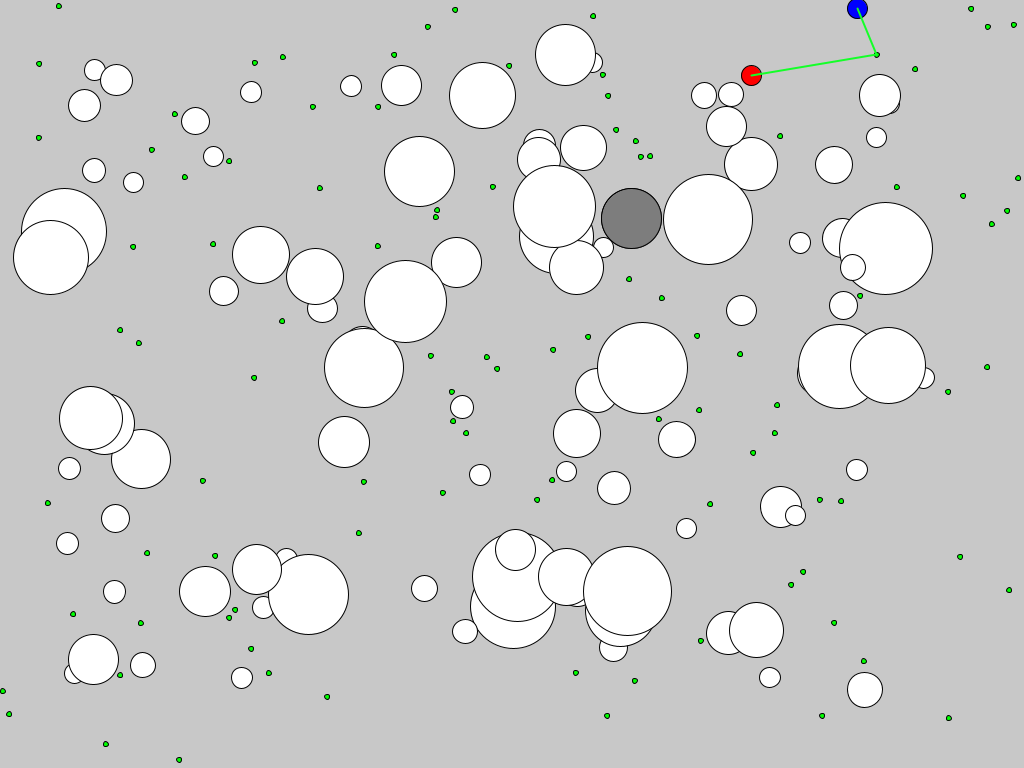
Frame 1 (no input)
Frame 60 (the mouse pressed at the canvas centre just before this capture): identical to frame 1, image omitted
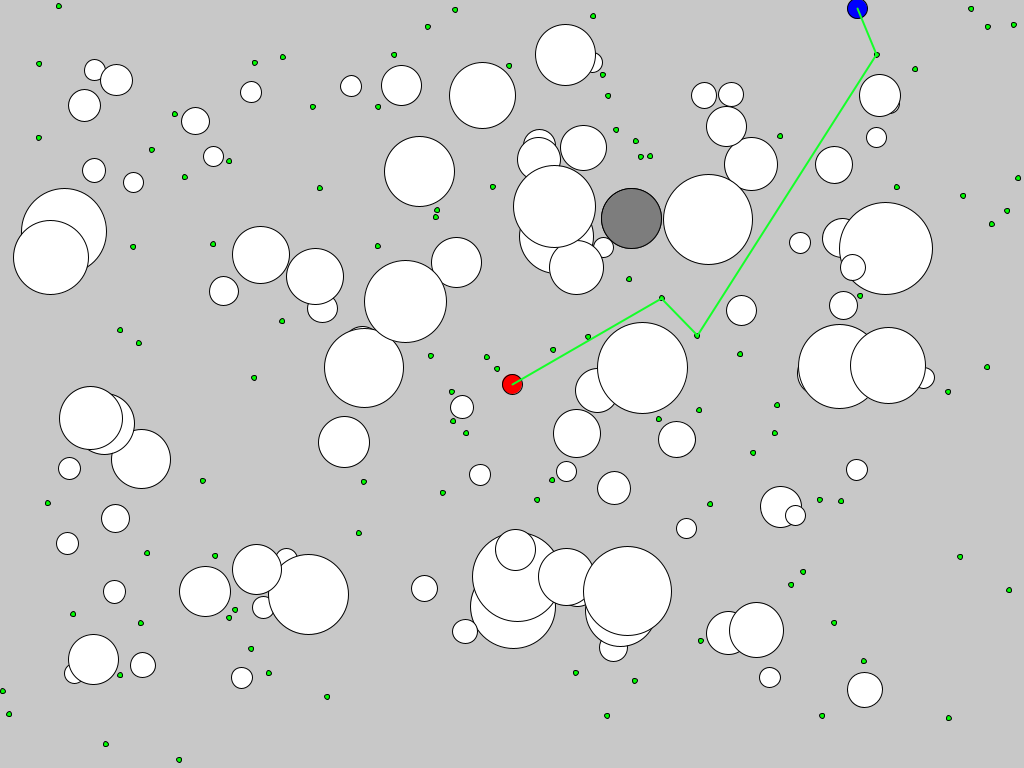
Frame 120 (the mouse held since frame 60 and released just before this capture)

The Processing sketch that drew these frames (run headless with seeded random() and noise(); from frame 60 on, the mouse is pressed at the canvas centre):

// Processing sketch: PathfindingProject
// ── PathfindingProject.pde
// CSCI 5611 project 3
// Sid Lin - linx1052
// Noah Park - park1623

/* USAGE:
-On start-up your PRM will be tested on a random scene and the results printed
-Left clicking will set a red goal, right clicking the blue start
-The arrow keys will move the circular obstacle with the heavy outline
-Pressing 'r' will randomize the obstacles and re-run the tests 
*/

/*
TODO LIST:
Simple agent navigation: 50 - ALMOST DONE except the speed
3d rendinering: 10 - possibly use peasycam/vec3
Improved agent rendering: 10 - i dunno use some textures or whatever
Orientation smoothing: 10 - DONE
Planning rotation: 10 - idk
User scenario editing: 10: - add more circles
Realtime user interaction: 10 - idk
Multiple agents: 10 - idk
Crowd: 20 - idk
Website: 10
*/

import java.util.*;

// OBSTACLE VARIABLES
int numObstacles = 100;
int numNodes  = 100;
static int maxNumObstacles = 1000;
Vec2 circlePos[] = new Vec2[maxNumObstacles]; //Circle positions
float circleRad[] = new float[maxNumObstacles];  //Circle radii

// START/END/PATHING VARIABLES
Vec2 startPos = new Vec2(100,500);
Vec2 goalPos = new Vec2(500,200);
Vec2 currPos = new Vec2(0, 0);
ArrayList<Integer> curPath; // Holds the shortest path
LinkedList<Vec2> pathOfVectors; // "Queue" of node positions for the path

// NODE VARIABLES
static int maxNumNodes = 1000;
Vec2[] nodePos = new Vec2[maxNumNodes];

// BOOLEAN FLAGS
boolean pathFound = true;
boolean traveling = false;
boolean reachedGoal;

// VARIOUS VARIABLES
int numCollisions;
float pathLength;
int strokeWidth = 2;


/**
* Setup the screen size.
*/
void setup(){
  size(1024,768);
  testPRM();
}

/**
* Draw func to actaully put objects on screen.
*/
void draw(){
  strokeWeight(1);
  background(200); //Grey background
  stroke(0,0,0);
  fill(255,255,255);
  
  //Draw the circle obstacles
  for (int i = 0; i < numObstacles; i++){
    Vec2 c = circlePos[i];
    float r = circleRad[i];
    circle(c.x,c.y,r*2);
  }
  
  // Draw user controllable circle
  fill(125);
  circle(circlePos[0].x,circlePos[0].y,circleRad[0]*2);
  
  // Draw PRM Nodes
  fill(0, 255, 0);
  for (int i = 0; i < numNodes; i++){
    circle(nodePos[i].x,nodePos[i].y,5);
  }
  
  /* Connect all nodes in the roadmap - cleaning this up for now
  stroke(100,100,100);
  strokeWeight(1);
  for (int i = 0; i < numNodes; i++){
    for (int j : neighbors[i]) line(nodePos[i].x,nodePos[i].y,nodePos[j].x,nodePos[j].y);
  } */
  
  // Draw Start and Goal nodes
  fill(0, 0, 255);
  circle(startPos.x,startPos.y,20);
  fill(255, 0, 0);
  circle(goalPos.x,goalPos.y,20);
  
  // Invalid path
  if(curPath.size() > 0 && curPath.get(0) == -1){
    pathFound = false;
    return; //No path found
  }
  
  // Draw the actual planned path
  stroke(20,255,40);
  strokeWeight(2);
  if (curPath.size() == 0){
    line(startPos.x,startPos.y,goalPos.x,goalPos.y);
    return;
  }
  line(startPos.x,startPos.y,nodePos[curPath.get(0)].x,nodePos[curPath.get(0)].y);
  for (int i = 0; i < curPath.size()-1; i++){
    int curNode = curPath.get(i);
    int nextNode = curPath.get(i+1);
    line(nodePos[curNode].x,nodePos[curNode].y,nodePos[nextNode].x,nodePos[nextNode].y);
  }
  line(goalPos.x,goalPos.y,nodePos[curPath.get(curPath.size()-1)].x,nodePos[curPath.get(curPath.size()-1)].y);
  
  // Reset the stroke
  stroke(0,0,0);

  // DRAW NODE GOING TO GOAL HERE
  if(traveling){
    // If we are at the end of the path
    if(pathOfVectors.isEmpty()){
      traveling = false;
      return;
    }
    currPos = travel(currPos, pathOfVectors.peek(), nodePos, curPath);
    if(currPos.equals(pathOfVectors.peek())) currPos = pathOfVectors.poll();
  }
}

boolean shiftDown = false;
void keyPressed(){
  if (key == 'r'){
    testPRM();
    return;
  }
  
  if (keyCode == SHIFT){
    shiftDown = true;
  }
  
  if(key == TAB){ // Enable the traveling
    if(!pathFound) return;
    System.out.println("Starting path!"); 
    // Set current position to equal start position
    currPos = new Vec2(startPos.x, startPos.y);
    traveling = true;
    // Duplicate the list to use with pathfinding
    pathOfVectors = new LinkedList<Vec2>();
    pathOfVectors.add(startPos);
    for(int i : curPath) pathOfVectors.add(nodePos[i]);
    pathOfVectors.add(goalPos);
    System.out.println(pathOfVectors.toString()); // Should be of size path.length + 2
    return;
  }
  
  // Moves the circle on the screen
  float speed = 10;
  if (shiftDown) speed = 30;
  if (keyCode == RIGHT){
    circlePos[0].x += speed;
  }
  if (keyCode == LEFT){
    circlePos[0].x -= speed;
  }
  if (keyCode == UP){
    circlePos[0].y -= speed;
  }
  if (keyCode == DOWN){
    circlePos[0].y += speed;
  }
  connectNeighbors(circlePos, circleRad, numObstacles, nodePos, numNodes);
  curPath = planPath(startPos, goalPos, circlePos, circleRad, numObstacles, nodePos, numNodes);
  if(curPath.size() > 0 && curPath.get(0) == -1){
    pathFound = false;
    return; //No path found
  }
  else pathFound = true;
}

// Turns off the "extra speed"
void keyReleased(){
  if (keyCode == SHIFT){
    shiftDown = false;
  }
}

void mousePressed(){
  traveling = false;
  currPos = null;
  if (mouseButton == RIGHT){
    startPos = new Vec2(mouseX, mouseY);
  }
  else{
    goalPos = new Vec2(mouseX, mouseY);
  }
  curPath = planPath(startPos, goalPos, circlePos, circleRad, numObstacles, nodePos, numNodes);
  if(curPath.size() > 0 && curPath.get(0) == -1){
    pathFound = false;
    return; //No path found
  }
  else pathFound = true;
}

// ── AStar.pde
/**
* A-star algorithm 
*/
import java.util.*;

// Distance/heuristic/total values
float[] f;
float[] g;
float[] h;

/**
* The A* informed search algorithm
* @param nodePos the position of nodes array
* @param numNodes total number of nodes
* @param centers the array of obstacle centers
* @param radii the array of obstacle radii
* @param startID id/index of start node
* @param goalID id/index of end node
* @param startPos the starting (blue circle) position
* @param goalPos the ending (red circle) position
*/
ArrayList<Integer> aStar(Vec2[] nodePos, int numNodes, Vec2[] centers, float[] radii, int startID, int goalID, Vec2 startPos, Vec2 goalPos){
  ArrayList<Integer> res = new ArrayList<Integer>();
  Vec2 goal = nodePos[goalID];
  int[] parent = new int[numNodes];
  boolean[] visited = new boolean[numNodes];
    
  // No path b/c of an intersection of start or end node
  boolean startIsBad = pointInCircleList(centers, radii, numObstacles, startPos); 
  boolean endIsBad = pointInCircleList(centers, radii, numObstacles, goalPos); 
  if(startIsBad || endIsBad){
    System.out.println("Start or end node position was invalid.");
    res.add(-1);
    return res;
  }
    
  // Arrays for the values
  g = new float[maxNumNodes];
  h = new float[maxNumNodes];
  f = new float[maxNumNodes];
  
  Arrays.fill(parent, -1);
  Arrays.fill(g, Integer.MAX_VALUE);
  Arrays.fill(f, Integer.MAX_VALUE);
  
  // Fill up our arrays
  for(int i = 0; i < numNodes; i++){
    h[i] = nodePos[i].distanceTo(goal);
  } 
  
  // Create the "fringe"
  PriorityQueue<Integer> pq = new PriorityQueue<Integer>(new Comparator<Integer>(){
    public int compare(Integer a, Integer b){
      return (int)(f[a] - f[b]); 
    }
  });
  
  // Initial starting point
  visited[startID] = true;
  g[startID] = 0;
  f[startID] = g[startID] + h[startID]; // Pretty much adding 0 here
  pq.offer(startID);
    
  // Keep searching until there are no options left
  while(!pq.isEmpty()){
    int node = pq.poll();
    if(node == goalID) break;
    
    // Go through each adjacent node
    for(int adj : neighbors[node]){
      Vec2 dir = nodePos[adj].minus(nodePos[node]).normalized();
      float d = nodePos[node].distanceTo(nodePos[adj]);
      float tempG = g[node] + d;
      
      // Check the collisions
      hitInfo circleListCheck = rayCircleListIntersect(centers, radii, numObstacles, nodePos[node], dir, d);
      // Update lowest g-score
      if(tempG < g[adj] && !circleListCheck.hit){
        visited[adj] = true; // Add to closed list
        parent[adj] = node; 
        g[adj] = tempG;
        f[adj] = g[adj] + h[adj];
        // Add to PQ if not already there
        if(!pq.contains(adj)) pq.offer(adj);
      }
    }
  }
  
  // No path - taken from starter code
  if(pq.isEmpty()){
    System.out.println("No path was found from A-star.");
    res.add(0,-1);
    return res;
  }
  
  // Construct path here in revesre
  int prev = parent[goalID];
  while(prev >= 0){
    res.add(0, prev);
    prev = parent[prev];
  }
  return res;
}


/**
* Makes a purple triangle travel from start to goal pos
* Also adjusts the orientation of the triangle
*/
float dt = 0.1;
Vec2 travel(Vec2 startPos, Vec2 goalPos, Vec2[] nodePos, ArrayList<Integer> path){
  fill(255,0,255);
  Vec2 curr = startPos;
  Vec2 dir = goalPos.minus(curr);
  curr = curr.plus(dir.times(dt));
  float theta = (float) Math.atan2(dir.y, dir.x);
  pushMatrix();
  translate(curr.x, curr.y);
  // Rotate the triangle in a certain way
  rotate(theta + radians(270));
  triangle(-5, 0, 0, 20, 5, 0);
  popMatrix();  
  return curr;
}

// ── CollisionLibrary.pde

/////////
// Point Intersection Tests
/////////

//Returns true if the point is inside a box
boolean pointInBox(Vec2 boxTopLeft, float boxW, float boxH, Vec2 pointPos){
  Vec2 diff = pointPos.minus(boxTopLeft);
  if (diff.x > 0 && diff.x < boxW && diff.y > 0 && diff.y < boxH) return true;
  return false;
}

//Returns true if the point is inside a circle
boolean pointInCircle(Vec2 center, float r, Vec2 pointPos){
  float dist = pointPos.distanceTo(center);
  if (dist < r+2){ //small safty factor
    return true;
  }
  return false;
}

//Returns true if the point is inside a list of circle
boolean pointInCircleList(Vec2[] centers, float[] radii, int numObstacles, Vec2 pointPos){
  for (int i = 0; i < numObstacles; i++){
    Vec2 center =  centers[i];
    float r = radii[i];
    if (pointInCircle(center,r,pointPos)){
      return true;
    }
  }
  return false;
}


/////////
// Ray Intersection Tests
/////////

class hitInfo{
  public boolean hit = false;
  public float t = 9999999;
}

hitInfo rayBoxIntersect(Vec2 boxTopLeft, float boxW, float boxH, Vec2 ray_start, Vec2 ray_dir, float max_t){
  hitInfo hit = new hitInfo();
  hit.hit = true;
  
  float t_left_x, t_right_x, t_top_y, t_bot_y;
  t_left_x = (boxTopLeft.x - ray_start.x)/ray_dir.x;
  t_right_x = (boxTopLeft.x + boxW - ray_start.x)/ray_dir.x;
  t_top_y = (boxTopLeft.y - ray_start.y)/ray_dir.y;
  t_bot_y = (boxTopLeft.y + boxH - ray_start.y)/ray_dir.y;
  
  float t_max_x = max(t_left_x,t_right_x);
  float t_max_y = max(t_top_y,t_bot_y);
  float t_max = min(t_max_x,t_max_y); //When the ray exists the box
  
  float t_min_x = min(t_left_x,t_right_x);
  float t_min_y = min(t_top_y,t_bot_y);
  float t_min = max(t_min_x,t_min_y); //When the ray enters the box
  
  
  //The the box is behind the ray (negative t)
  if (t_max < 0){
    hit.hit = false;
    hit.t = t_max;
    return hit;
  }
  
  //The ray never hits the box
  if (t_min > t_max){
    hit.hit = false;
  }
  
  //The ray hits, but further out than max_t
  if (t_min > max_t){
    hit.hit = false;  }
  
  hit.t = t_min;
  return hit;
}

hitInfo rayCircleIntersect(Vec2 center, float r, Vec2 l_start, Vec2 l_dir, float max_t){
  hitInfo hit = new hitInfo();
  
  //Step 2: Compute W - a displacement vector pointing from the start of the line segment to the center of the circle
    Vec2 toCircle = center.minus(l_start);
    
    //Step 3: Solve quadratic equation for intersection point (in terms of l_dir and toCircle)
    float a = 1;  //Length of l_dir (we normalized it)
    float b = -2*dot(l_dir,toCircle); //-2*dot(l_dir,toCircle)
    float c = toCircle.lengthSqr() - (r*r); //different of squared distances
    
    float d = b*b - 4*a*c; //discriminant 
    
    if (d >=0 ){ 
      //If d is positive we know the line is colliding, but we need to check if the collision line within the line segment
      //  ... this means t will be between 0 and the length of the line segment
      float t1 = (-b - sqrt(d))/(2*a); //Optimization: we only need the first collision
      float t2 = (-b + sqrt(d))/(2*a); //Optimization: we only need the first collision
      //println(hit.t,t1,t2);
      if (t1 > 0 && t1 < max_t){
        hit.hit = true;
        hit.t = t1;
      }
      else if (t1 < 0 && t2 > 0){
        hit.hit = true;
        hit.t = -1;
      }
      
    }
    
  return hit;
}

// Goes through each obstacle and checks if there is a collision
hitInfo rayCircleListIntersect(Vec2[] centers, float[] radii,  int numObstacles, Vec2 l_start, Vec2 l_dir, float max_t){
  hitInfo hit = new hitInfo();
  hit.t = max_t;
  for (int i = 0; i < numObstacles; i++){
    Vec2 center = centers[i];
    float r = radii[i];
    
    hitInfo circleHit = rayCircleIntersect(center, r, l_start, l_dir, hit.t);
    if (circleHit.t > 0 && circleHit.t < hit.t){
      hit.hit = true;
      hit.t = circleHit.t;
    }
    else if (circleHit.hit && circleHit.t < 0){
      hit.hit = true;
      hit.t = -1;
    }
  }
  return hit;
}

// ── PRM.pde
import java.util.*;
//You will only be turning in this file
//Your solution will be graded based on it's runtime (smaller is better), 
//the optimality of the path you return (shorter is better), and the
//number of collisions along the path (it should be 0 in all cases).

// NOTE: b/c dijkstras calculates shortest path for ALL paths, the runtime isn't that great

//You must provide a function with the following prototype:
// ArrayList<Integer> planPath(Vec2 startPos, Vec2 goalPos, Vec2[] centers, float[] radii, int numObstacles, Vec2[] nodePos, int numNodes);
// Where: 
//    -startPos and goalPos are 2D start and goal positions
//    -centers and radii are arrays specifying the center and radius
//    -numObstacles specifies the number of obstacles
//    -nodePos is an array specifying the 2D position of roadmap nodes
//    -numNodes specifies the number of obstacles
// The function should return an ArrayList of node IDs (indexes into the nodePos array).
// This should provide a collision-free chain of direct paths from the start position
// to the position of each node, and finally to the goal position.
// If there is no collision-free path between the start and goal, return an ArrayList with
// the 0'th element of "-1".

// Your code can safely make the following assumptions:
//   - The function connectNeighbors() will always be called before planPath()
//   - The variable maxNumNodes has been defined as a large static int, and it will
//     always be bigger than the numNodes variable passed into planPath()
//   - None of the positions in the nodePos array will ever be inside an obstacle
//   - The start and the goal position will never be inside an obstacle

// There are many useful functions in CollisionLibrary.pde and Vec2.pde
// which you can draw on in your implementation. Please add any additional 
// functionality you need to this file (PRM.pde) for compatabilty reasons.

// Here we provide a simple PRM implementation to get you started.
// Be warned, this version has several important limitations.
// For example, it uses BFS which will not provide the shortest path.
// Also, it (wrongly) assumes the nodes closest to the start and goal
// are the best nodes to start/end on your path on. Be sure to fix 
// these and other issues as you work on this assignment. This file is
// intended to illustrate the basic set-up for the assignmtent, don't assume 
// this example funcationality is correct and end up copying it's mistakes!).

//Here, we represent our graph structure as a neighbor list
//You can use any graph representation you like
ArrayList<Integer>[] neighbors = new ArrayList[maxNumNodes];  //A list of neighbors can can be reached from a given node

//Set which nodes are connected to which neighbors (graph edges) based on PRM rules
void connectNeighbors(Vec2[] centers, float[] radii, int numObstacles, Vec2[] nodePos, int numNodes){
  for (int i = 0; i < numNodes; i++){
    neighbors[i] = new ArrayList<Integer>();  //Clear neighbors list
    for (int j = 0; j < numNodes; j++){
      if (i == j) continue; //don't connect to myself 
      Vec2 dir = nodePos[j].minus(nodePos[i]).normalized();
      float distBetween = nodePos[i].distanceTo(nodePos[j]);
      hitInfo circleListCheck = rayCircleListIntersect(centers, radii, numObstacles, nodePos[i], dir, distBetween);
      if (!circleListCheck.hit){
        neighbors[i].add(j);
      }
    }
  }
}

//This is probably a bad idea and you shouldn't use it...
int closestNode(Vec2 point, Vec2[] nodePos, int numNodes){
  int closestID = -1;
  float minDist = 999999;
  for (int i = 0; i < numNodes; i++){
    float dist = nodePos[i].distanceTo(point);
    if (dist < minDist){
      closestID = i;
      minDist = dist;
    }
  }
  return closestID;
}

/**
* Returns path of an A* function on the PRM
* @param startPos Vec2 of start point
* @param endPos Vec2 of end point
* @param centers, array of obstacle centers
* @param radii, array of obstacle radii
* @param numObstacles, the number of obstacles
* @param nodePos, position of all nodes in Vector 2D form
* @param numNodes, the number of vertices/nodes in the graph
*/
ArrayList<Integer> planPath(Vec2 startPos, Vec2 goalPos, Vec2[] centers, float[] radii, int numObstacles, Vec2[] nodePos, int numNodes){
  int startID = closestNode(startPos, nodePos, numNodes);
  int goalID = closestNode(goalPos, nodePos, numNodes);  
  ArrayList<Integer> astar = aStar(nodePos, numNodes, centers, radii, startID, goalID, startPos, goalPos);
  System.out.println("Start ID: " + startID + ", Goal ID: " + goalID);
  System.out.println("A-star Path: " + astar.toString());
  return astar;
}

// CODE BELOW IS FROM HW3

/**
* Dijkstra's algorithm implementation
* @param nodePos, position of all nodes in Vector 2D form
* @param numNodes, the number of vertices/nodes in the graph
* @param startID, source node
* @param goalID, end node
*/
ArrayList<Integer> dijkstra(Vec2[] nodePos, int numNodes, Vec2[] centers, float[] radii, int startID, int goalID){
  // Shortest distance of all nodes
  int[] distance = new int[numNodes];
  // Is node visited?
  boolean[] spt = new boolean[numNodes];
  // Parent of shortest edge btwn nodes
  int[] predecessor = new int[numNodes];
  
  // Initialize the distance to all MAX
  Arrays.fill(distance, Integer.MAX_VALUE);
  
  // Starting here, start has no parent
  distance[startID] = 0;
  predecessor[startID] = -1;
  
  // Iterate through all vertices
  for(int i = 0; i < numNodes - 1; i++){
    // Get shortest/min vertex, u, also distance[start] = 0 initially
    int u = getMinDistance(distance, spt);
    
    boolean firstCheck = pointInCircleList(centers, radii, 100, nodePos[startID]);
    boolean lastCheck = pointInCircleList(centers, radii, 100, nodePos[goalID]);
    
    if(u == -1 || firstCheck || lastCheck){ // Edge case
      ArrayList<Integer> invalid = new ArrayList();
      invalid.add(-1);
      return invalid;
    }

    spt[u] = true; // Mark as visited
    
    // Get adjacency list of vertex u
    ArrayList<Integer> adj = neighbors[u];

    // Go through each adj to u, and update the adjacent distances if applicable
    for(int v : adj){
      int d = (int) nodePos[u].distanceTo(nodePos[v]);
      // If not visited, and current distance + edge distance is less than what we have already
      Vec2 dir = nodePos[v].minus(nodePos[u]).normalized();
      hitInfo circleListCheck = rayCircleListIntersect(centers, radii, numObstacles, nodePos[i], dir, d);
      
      if(!spt[v] && distance[u] + d < distance[v] && !circleListCheck.hit){
        // Update distance AND parent
        distance[v] = distance[u] + d;
        predecessor[v] = u;
      }
    }
  }
  return buildPath(startID, goalID, distance, predecessor);
}

/**
* Helper func to find vertex with shortest distance value given distance array and shortest path tree set
* @param distance, array of distance values
* @param spt, the shortest path set of the graph
* @return index of minimum distance value
*/
int getMinDistance(int[] distance, boolean[] spt){
  int min = Integer.MAX_VALUE;
  int mindex = -1;
  for(int i = 0; i < distance.length; i++){
    if(!spt[i] && distance[i] < min){
      min = distance[i];
      mindex = i;
    }
  }
  return mindex;
}

/**
* Returns ArrayList of the shortest path
* @param startID, starting node
* @param endID, ending node
* @param predecessor, the array of parent nodes
* @return ArrayList containing full path
*/
ArrayList<Integer> buildPath(int startID, int goalID, int[] distance, int[] predecessor){
  ArrayList<Integer> res = new ArrayList();
  if(goalID != startID){
    String path = printPath(new StringBuilder(), goalID, predecessor);
    // Trim off excess whitespace (char 0), then split it into an array, then turn it into an arraylist
    String[] arr = path.substring(1).split(" ");
    for(String s : arr) res.add(Integer.parseInt(s));
  }
  res.add(0, startID);
  System.out.println("START: " + startID + " GOAL: " + goalID + " path: " + res.toString());
  return res;
}

/**
* Returns String representing path with a recursive helper
* @param sb, the StringBuilder containing the path
* @param u, current node
* @param predecessor, the array of parent nodes
* @return recursively built string of the path
*/
String printPath(StringBuilder sb, int u, int[] predecessor){
  if(u == -1 || predecessor[u] == -1) return "";
  printPath(sb, predecessor[u], predecessor);
  sb.append(" ");
  sb.append(u);
  return sb.toString();
}

// ── Pair.pde
import java.util.*;

// For the list of obstacles
public class Pair{
  public Vec2 pos;
  public float radius;
  public Pair(Vec2 pos, float radius){
    this.pos = pos;
    this.radius = radius;
  }
}

// ── StarterCode.pde
/*
NOTE: A BUNCH OF THIS CODE HAS BEEN FACTORED OUT TO CLEAN UP THE MAIN FILE
MOST OF THE CHANGES ARE IMPLEMENTED IN THE MAIN FILE
*/

/**
* Generates non-colliding nodes (from starter code)
*/
void generateRandomNodes(int numNodes, Vec2[] circleCenters, float[] circleRadii){
  for (int i = 0; i < numNodes; i++){
    Vec2 randPos = new Vec2(random(width),random(height));
    boolean insideAnyCircle = pointInCircleList(circleCenters,circleRadii,numObstacles,randPos);
    while (insideAnyCircle){
      randPos = new Vec2(random(width),random(height));
      insideAnyCircle = pointInCircleList(circleCenters,circleRadii,numObstacles,randPos);
    }
    nodePos[i] = randPos;
  }
}

/**
* Places random obstacles on the map. Also makes the first one bigger (from starter code)
*/
void placeRandomObstacles(int numObstacles){
  //Initial obstacle position
  for (int i = 0; i < numObstacles; i++){
    Vec2 pos = new Vec2(random(50,950),random(50,700));
    float rad = (10+40*pow(random(1),3));
    Pair p = new Pair(pos, rad);
    circlePos[i] = p.pos;
    circleRad[i] = p.radius;
  }
  circleRad[0] = 30; 
}

/**
* Gets a random position in Vec2 format
*/
Vec2 sampleFreePos(){
  Vec2 randPos = new Vec2(random(width),random(height));
  boolean insideAnyCircle = pointInCircleList(circlePos,circleRad,numObstacles,randPos);
  while (insideAnyCircle){
    randPos = new Vec2(random(width),random(height));
    insideAnyCircle = pointInCircleList(circlePos,circleRad,numObstacles,randPos);
  }
  return randPos;
}

/**
* Testing function for the "goodness" of the path.
*/
void pathQuality(){
  Vec2 dir;
  hitInfo hit;
  float segmentLength;
  numCollisions = 9999; pathLength = 9999;
  if (curPath.size() == 1 && curPath.get(0) == -1) return; //No path found  
  
  pathLength = 0; numCollisions = 0;
  
  if (curPath.size() == 0 ){ //Path found with no nodes (direct start-to-goal path)
    segmentLength = startPos.distanceTo(goalPos);
    pathLength += segmentLength;
    dir = goalPos.minus(startPos).normalized();
    hit = rayCircleListIntersect(circlePos, circleRad, numObstacles, startPos, dir, segmentLength);
    if (hit.hit) numCollisions += 1;
    return;
  }
  
  segmentLength = startPos.distanceTo(nodePos[curPath.get(0)]);
  pathLength += segmentLength;
  dir = nodePos[curPath.get(0)].minus(startPos).normalized();
  hit = rayCircleListIntersect(circlePos, circleRad, numObstacles, startPos, dir, segmentLength);
  if (hit.hit) numCollisions += 1
  ;
  
  for (int i = 0; i < curPath.size()-1; i++){
    int curNode = curPath.get(i);
    int nextNode = curPath.get(i+1);
    segmentLength = nodePos[curNode].distanceTo(nodePos[nextNode]);
    pathLength += segmentLength;
    
    dir = nodePos[nextNode].minus(nodePos[curNode]).normalized();
    hit = rayCircleListIntersect(circlePos, circleRad, numObstacles, nodePos[curNode], dir, segmentLength);
    if (hit.hit) numCollisions += 1;
  }
  
  int lastNode = curPath.get(curPath.size()-1);
  segmentLength = nodePos[lastNode].distanceTo(goalPos);
  pathLength += segmentLength;
  dir = goalPos.minus(nodePos[lastNode]).normalized();
  hit = rayCircleListIntersect(circlePos, circleRad, numObstacles, nodePos[lastNode], dir, segmentLength);
  if (hit.hit) numCollisions += 1;
}

/**
* Tests runtime, path length, etc.. for the path generated
*/
void testPRM(){
  long startTime, endTime;
  
  placeRandomObstacles(numObstacles);
  
  startPos = sampleFreePos();
  goalPos = sampleFreePos();

  // Generate random nodes on the map
  generateRandomNodes(numNodes, circlePos, circleRad);
  
  // Adds to the adjacency list
  connectNeighbors(circlePos, circleRad, numObstacles, nodePos, numNodes);
  
  startTime = System.nanoTime();
  curPath = planPath(startPos, goalPos, circlePos, circleRad, numObstacles, nodePos, numNodes);
  endTime = System.nanoTime();
  pathQuality();
  
  println("Nodes:", numNodes," Obstacles:", numObstacles," Time (us):", int((endTime-startTime)/1000),
          " Path Len:", pathLength, " Path Segment:", curPath.size()+1,  " Num Collisions:", numCollisions);
}

// ── Vec2.pde
//Vector Library
//CSCI 5611 Vector 2 Library [Example]
// Stephen J. Guy <sjguy@umn.edu>

public class Vec2{
  public float x, y;
  
  public Vec2(float x, float y){
    this.x = x;
    this.y = y;
  }
  
  @Override
  public String toString(){
    return "(" + x+ "," + y +")";
  }
  
  // Not actually equals, just checks if 2 points are around the same location
  public boolean equals(Vec2 other){
    return pointInCircle(this, 5, other);
  }
  
  public float length(){
    return sqrt(x*x+y*y);
  }
  
  public float lengthSqr(){
    return x*x+y*y;
  }
  
  public Vec2 plus(Vec2 rhs){
    return new Vec2(x+rhs.x, y+rhs.y);
  }
  
  public void add(Vec2 rhs){
    x += rhs.x;
    y += rhs.y;
  }
  
  public Vec2 minus(Vec2 rhs){
    return new Vec2(x-rhs.x, y-rhs.y);
  }
  
  public void subtract(Vec2 rhs){
    x -= rhs.x;
    y -= rhs.y;
  }
  
  public Vec2 times(float rhs){
    return new Vec2(x*rhs, y*rhs);
  }
  
  public void mul(float rhs){
    x *= rhs;
    y *= rhs;
  }
  
  public void clampToLength(float maxL){
    float magnitude = sqrt(x*x + y*y);
    if (magnitude > maxL){
      x *= maxL/magnitude;
      y *= maxL/magnitude;
    }
  }
  
  public void setToLength(float newL){
    float magnitude = sqrt(x*x + y*y);
    x *= newL/magnitude;
    y *= newL/magnitude;
  }
  
  public void normalize(){
    float magnitude = sqrt(x*x + y*y);
    x /= magnitude;
    y /= magnitude;
  }
  
  public Vec2 normalized(){
    float magnitude = sqrt(x*x + y*y);
    return new Vec2(x/magnitude, y/magnitude);
  }
  
  public float distanceTo(Vec2 rhs){
    float dx = rhs.x - x;
    float dy = rhs.y - y;
    return sqrt(dx*dx + dy*dy);
  }
}

Vec2 interpolate(Vec2 a, Vec2 b, float t){
  return a.plus((b.minus(a)).times(t));
}

float interpolate(float a, float b, float t){
  return a + ((b-a)*t);
}

float dot(Vec2 a, Vec2 b){
  return a.x*b.x + a.y*b.y;
}

Vec2 projAB(Vec2 a, Vec2 b){
  return b.times(a.x*b.x + a.y*b.y);
}
